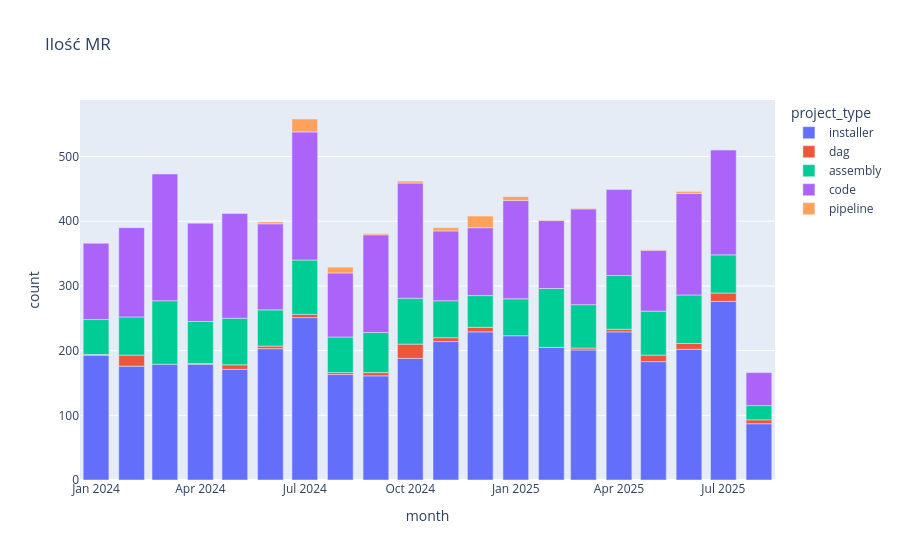

Notebook code for this chart:
### Markdown cell above
# Ilość zmergowanych merge requestów miesięcznie

### Code cell
px.bar(mrs_count_by_type.toPandas(),x='month',y='count',color='project_type',title='Ilość MR')

### Figure 1 — Plotly figure (JSON) as saved in the notebook; plotly's stock layout.template omitted (floating-point values rounded to 4 significant figures)
{"data": [{"alignmentgroup": "True", "hovertemplate": "project_type=installer<br>month=%{x}<br>count=%{y}<extra></extra>", "legendgroup": "installer", "marker": {"color": "#636efa", "pattern": {"shape": ""}}, "name": "installer", "offsetgroup": "installer", "orientation": "v", "showlegend": true, "textposition": "auto", "type": "bar", "x": ["2025-08-01T00:00:00", "2025-07-01T00:00:00", "2025-06-01T00:00:00", "2025-05-01T00:00:00", "2025-04-01T00:00:00", "2025-03-01T00:00:00", "2025-02-01T00:00:00", "2025-01-01T00:00:00", "2024-12-01T00:00:00", "2024-11-01T00:00:00", "2024-10-01T00:00:00", "2024-09-01T00:00:00", "2024-08-01T00:00:00", "2024-07-01T00:00:00", "2024-06-01T00:00:00", "2024-05-01T00:00:00", "2024-04-01T00:00:00", "2024-03-01T00:00:00", "2024-02-01T00:00:00", "2024-01-01T00:00:00"], "xaxis": "x", "y": [87, 276, 202, 183, 229, 201, 205, 223, 229, 214, 188, 161, 163, 251, 203, 171, 179, 179, 176, 193], "yaxis": "y"}, {"alignmentgroup": "True", "hovertemplate": "project_type=dag<br>month=%{x}<br>count=%{y}<extra></extra>", "legendgroup": "dag", "marker": {"color": "#EF553B", "pattern": {"shape": ""}}, "name": "dag", "offsetgroup": "dag", "orientation": "v", "showlegend": true, "textposition": "auto", "type": "bar", "x": ["2025-08-01T00:00:00", "2025-07-01T00:00:00", "2025-06-01T00:00:00", "2025-05-01T00:00:00", "2025-04-01T00:00:00", "2025-03-01T00:00:00", "2024-12-01T00:00:00", "2024-11-01T00:00:00", "2024-10-01T00:00:00", "2024-09-01T00:00:00", "2024-08-01T00:00:00", "2024-07-01T00:00:00", "2024-06-01T00:00:00", "2024-05-01T00:00:00", "2024-04-01T00:00:00", "2024-02-01T00:00:00", "2024-01-01T00:00:00"], "xaxis": "x", "y": [6, 13, 9, 10, 4, 3, 7, 6, 22, 5, 3, 5, 4, 7, 1, 17, 1], "yaxis": "y"}, {"alignmentgroup": "True", "hovertemplate": "project_type=assembly<br>month=%{x}<br>count=%{y}<extra></extra>", "legendgroup": "assembly", "marker": {"color": "#00cc96", "pattern": {"shape": ""}}, "name": "assembly", "offsetgroup": "assembly", "orientation": "v", "showlegend": true, "textposition": "auto", "type": "bar", "x": ["2025-08-01T00:00:00", "2025-07-01T00:00:00", "2025-06-01T00:00:00", "2025-05-01T00:00:00", "2025-04-01T00:00:00", "2025-03-01T00:00:00", "2025-02-01T00:00:00", "2025-01-01T00:00:00", "2024-12-01T00:00:00", "2024-11-01T00:00:00", "2024-10-01T00:00:00", "2024-09-01T00:00:00", "2024-08-01T00:00:00", "2024-07-01T00:00:00", "2024-06-01T00:00:00", "2024-05-01T00:00:00", "2024-04-01T00:00:00", "2024-03-01T00:00:00", "2024-02-01T00:00:00", "2024-01-01T00:00:00"], "xaxis": "x", "y": [22, 59, 75, 68, 83, 67, 91, 57, 49, 57, 71, 62, 55, 84, 56, 72, 65, 98, 59, 54], "yaxis": "y"}, {"alignmentgroup": "True", "hovertemplate": "project_type=code<br>month=%{x}<br>count=%{y}<extra></extra>", "legendgroup": "code", "marker": {"color": "#ab63fa", "pattern": {"shape": ""}}, "name": "code", "offsetgroup": "code", "orientation": "v", "showlegend": true, "textposition": "auto", "type": "bar", "x": ["2025-08-01T00:00:00", "2025-07-01T00:00:00", "2025-06-01T00:00:00", "2025-05-01T00:00:00", "2025-04-01T00:00:00", "2025-03-01T00:00:00", "2025-02-01T00:00:00", "2025-01-01T00:00:00", "2024-12-01T00:00:00", "2024-11-01T00:00:00", "2024-10-01T00:00:00", "2024-09-01T00:00:00", "2024-08-01T00:00:00", "2024-07-01T00:00:00", "2024-06-01T00:00:00", "2024-05-01T00:00:00", "2024-04-01T00:00:00", "2024-03-01T00:00:00", "2024-02-01T00:00:00", "2024-01-01T00:00:00"], "xaxis": "x", "y": [51, 162, 157, 94, 133, 148, 105, 152, 105, 108, 178, 151, 99, 198, 133, 162, 152, 196, 138, 118], "yaxis": "y"}, {"alignmentgroup": "True", "hovertemplate": "project_type=pipeline<br>month=%{x}<br>count=%{y}<extra></extra>", "legendgroup": "pipeline", "marker": {"color": "#FFA15A", "pattern": {"shape": ""}}, "name": "pipeline", "offsetgroup": "pipeline", "orientation": "v", "showlegend": true, "textposition": "auto", "type": "bar", "x": ["2025-06-01T00:00:00", "2025-05-01T00:00:00", "2025-03-01T00:00:00", "2025-02-01T00:00:00", "2025-01-01T00:00:00", "2024-12-01T00:00:00", "2024-11-01T00:00:00", "2024-10-01T00:00:00", "2024-09-01T00:00:00", "2024-08-01T00:00:00", "2024-07-01T00:00:00", "2024-06-01T00:00:00"], "xaxis": "x", "y": [3, 1, 1, 1, 6, 18, 5, 3, 2, 9, 20, 3], "yaxis": "y"}], "layout": {"barmode": "relative", "legend": {"title": {"text": "project_type"}, "tracegroupgap": 0}, "title": {"text": "Ilość MR"}, "xaxis": {"anchor": "y", "domain": [0, 1], "title": {"text": "month"}}, "yaxis": {"anchor": "x", "domain": [0, 1], "title": {"text": "count"}}}}
